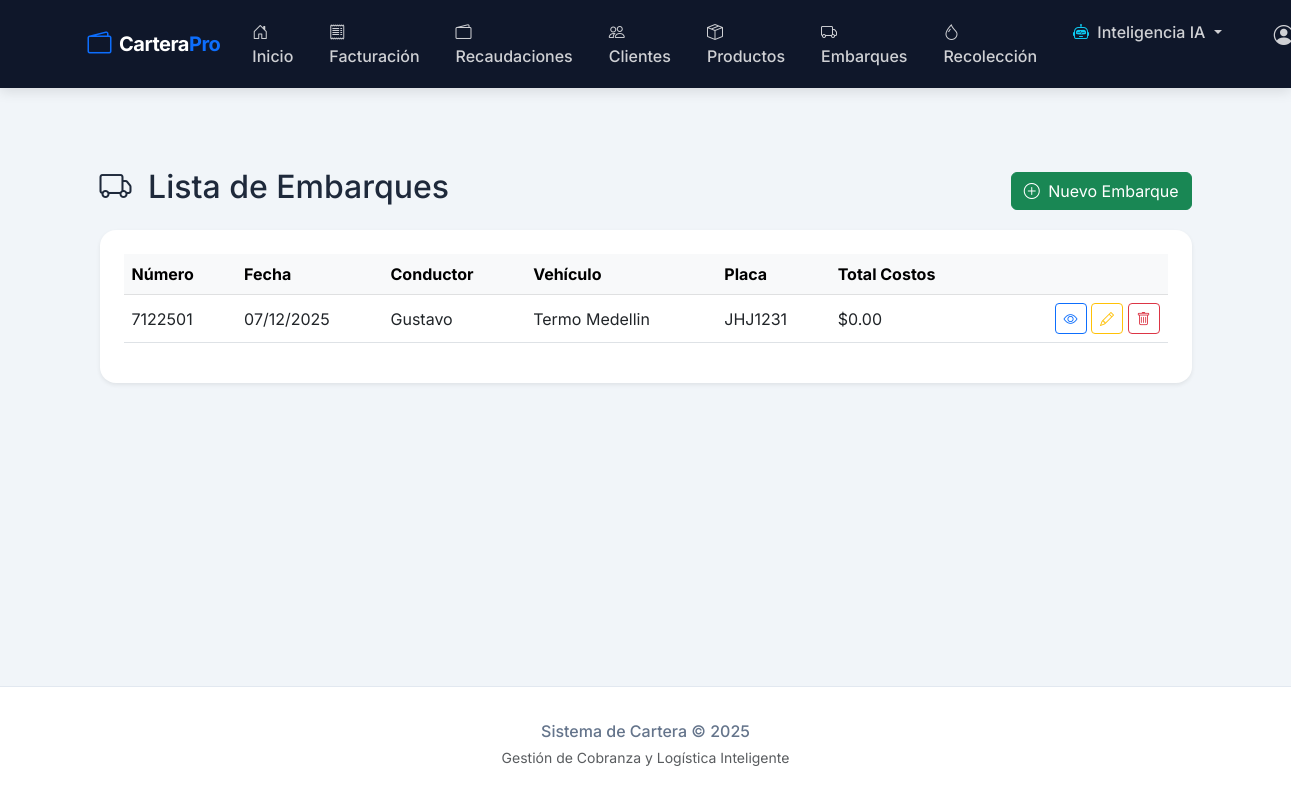
Screenshot of /embarques/ (signed in) with the database file from the repository.
### embarques/models.py (models this page shows, shortened)
class Embarque(models.Model):
    numero = models.PositiveBigIntegerField(unique=True, editable=False)
    fecha = models.DateField(default=timezone.now)
    conductor = models.CharField(max_length=100)
    vehiculo = models.CharField(max_length=50, blank=True, null=True)
    placa = models.CharField(max_length=20, blank=True, null=True)
    canastillas_queso = models.PositiveIntegerField(default=0)
    canastillas_crema = models.PositiveIntegerField(default=0)
    canastillas_cuajada = models.PositiveIntegerField(default=0)
    canastillas_tajado = models.PositiveIntegerField(default=0)
    bolsas_mantequilla = models.PositiveIntegerField(default=0)
    creado_en = models.DateTimeField(auto_now_add=True)
    actualizado_en = models.DateTimeField(auto_now=True)
    objects = EmbarqueManager()
    class Meta:
        ordering = ["-fecha", "-numero"]
    @property
    def costo_total(self):
        return self.costos.aggregate(total=models.Sum("monto"))["total"] or Decimal("0.00")

### embarques/views.py (the view)
# urls.py: path("", views.EmbarqueListView.as_view(), name="lista"),
class EmbarqueListView(LoginRequiredMixin, ListView):
    model = Embarque
    template_name = "embarques/embarque_list.html"
    context_object_name = "embarques"
    paginate_by = 20

### embarques/templates/embarques/embarque_list.html
{% extends 'base.html' %}
{% load widget_tweaks %}
{% block content %}
<div class="container mt-5">
    <div class="d-flex justify-content-between align-items-center mb-3">
        <h2><i class="bi bi-truck me-2"></i> Lista de Embarques</h2>
        <a href="{% url 'embarques:crear' %}" class="btn btn-success">
            <i class="bi bi-plus-circle me-1"></i> Nuevo Embarque
        </a>
    </div>
    <div class="card shadow-sm border-0 rounded-4">
        <div class="card-body p-4">
            {% if object_list %}
                <table class="table table-hover align-middle">
                    <thead class="table-light">
                        <tr>
                            <th>Número</th>
                            <th>Fecha</th>
                            <th>Conductor</th>
                            <th>Vehículo</th>
                            <th>Placa</th>
                            <th>Total Costos</th>
                            <th></th>
                        </tr>
                    </thead>
                    <tbody>
                        {% for embarque in object_list %}
                        <tr>
                            <td>{{ embarque.numero }}</td>
                            <td>{{ embarque.fecha|date:"d/m/Y" }}</td>
                            <td>{{ embarque.conductor }}</td>
                            <td>{{ embarque.vehiculo }}</td>
                            <td>{{ embarque.placa }}</td>
                            <td>${{ embarque.costo_total }}</td>
                            <td class="text-end">
                                <a href="{% url 'embarques:detalle' embarque.pk %}" class="btn btn-sm btn-outline-primary">
                                    <i class="bi bi-eye"></i>
                                </a>
                                <a href="{% url 'embarques:editar' embarque.pk %}" class="btn btn-sm btn-outline-warning">
                                    <i class="bi bi-pencil"></i>
                                </a>
                                <a href="{% url 'embarques:eliminar' embarque.pk %}" class="btn btn-sm btn-outline-danger">
                                    <i class="bi bi-trash"></i>
                                </a>
                            </td>
                        </tr>
                        {% endfor %}
                    </tbody>
                </table>
            {% else %}
                <p class="text-muted">No hay embarques registrados aún.</p>
            {% endif %}
        </div>
    </div>
</div>
{% endblock %}

### templates/base.html (style rules this page uses)
:root { --primary-color: #0f172a; --secondary-color: #3b82f6; --accent-color: #6366f1; --bg-body: #f1f5f9; }
body { font-family: 'Inter', sans-serif; background-color: var(--bg-body); color: #1e293b; }

### rows the page displays
Embarque: numero "7122501", fecha "07/12/2025", conductor "Gustavo", vehiculo "Termo Medellin", placa "JHJ1231", costo_total "0.00"

### other values shown
{{ year|default:2025 }} "2025"
